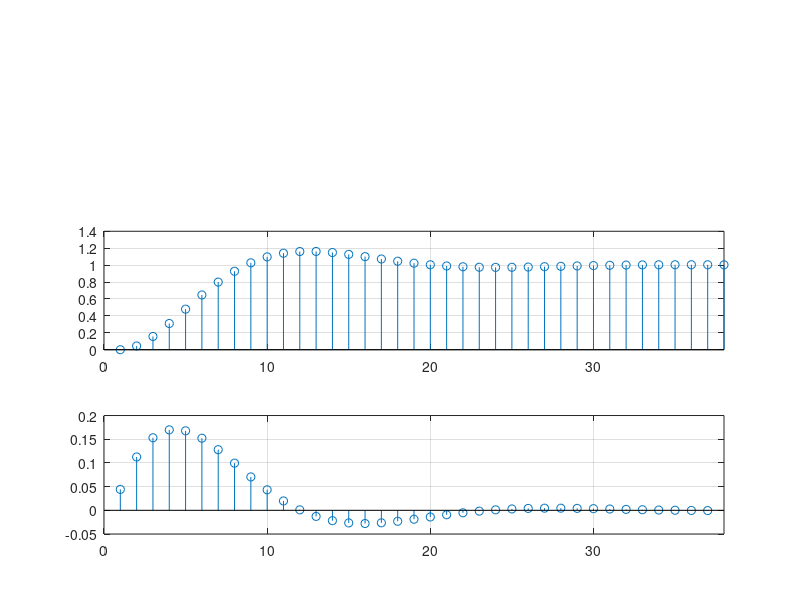
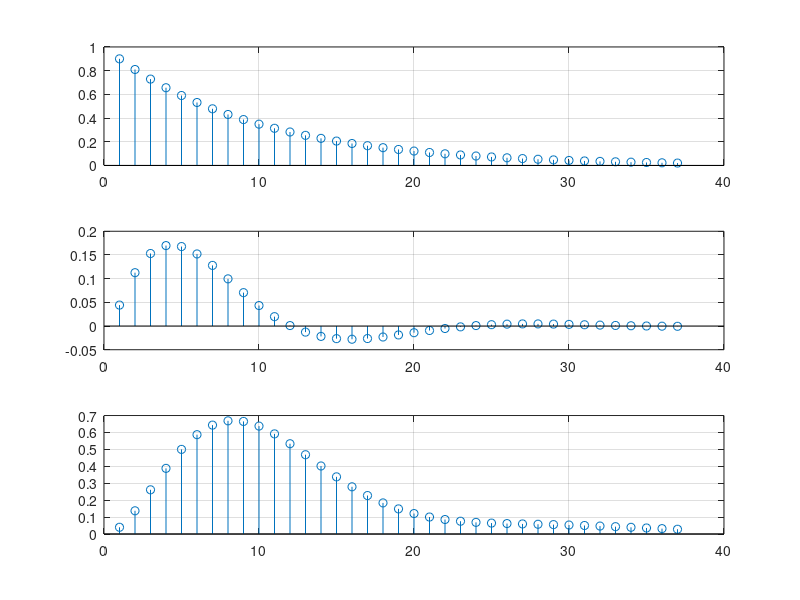

Write the MATLAB code that produced these figures, in order.
clear all
close all
clc
wn=1;
epsilon=0.5;
Ts=pi/10;nf=round(12/Ts);
G=tf([wn*wn],[1 2*epsilon*wn wn*wn]);
Gd=c2d(G,Ts);x_1=[1 zeros(1,50)];x_2=ones(1,nf);
y=lsim(Gd,x_2);
for i=1:length(y)-1
    z(i)=y(i+1)-y(i);
end
%4)
n=1:nf-1;a=0.9;
x_3=a.^n;
y_1=filter(z,1,x_3);%conv(x_3,z);
subplot(3,1,1);step(G);ylim([0 1.5]);grid on
subplot(3,1,2);stem(y);xlim([0 nf]);grid on
subplot(3,1,3);stem(z);xlim([0 nf]);grid on
figure
subplot(3,1,1);stem(n,x_3);grid on
subplot(3,1,2);stem(n,z);grid on
subplot(3,1,3);stem(n,y_1(1:nf-1));grid on
